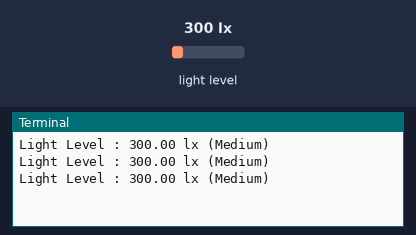
A program run on a simulated Raspberry Pi (BCM pin numbers). Parts: the last lines printed to the terminal. The test bench sets the inputs (shaded band); at power-on: light level 300 lx.

Above: at 1.2 s.
1.3 s: light level set to 40 lx
At 1.9 s:
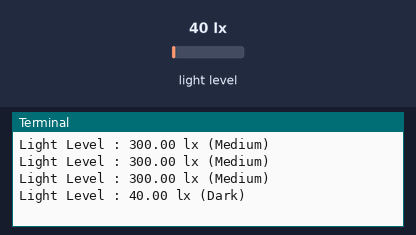
3.0 s: light level set to 1000 lx
At 3.4 s:
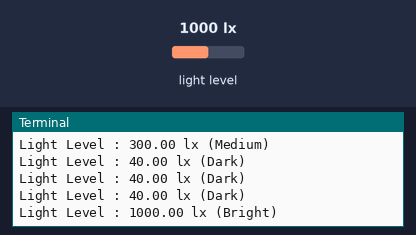
4.5 s: light level set to 1500 lx
At 4.9 s:
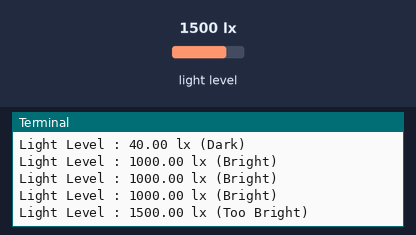

Measured:
- after the input at 1.3 s, the terminal: prints a new line after 0.21 s (image 1)
- after the input at 3.0 s, the terminal: prints a new line at once (image 2)
- after the input at 4.5 s, the terminal: prints a new line at once (image 3)

The program:

I2C.py
```python
import smbus  # Import the SMBus library for I2C communication
import time   # Import the time module for timing and sleep functions

# Constants obtained from the sensor datasheet
DEVICE = 0x23  # Default I2C device address for the light sensor

POWER_DOWN = 0x00  # Device powered down
POWER_ON = 0x01    # Device powered on
RESET = 0x07        # Reset data register value

# Measurement modes constants
# Measurement at 1 lux resolution (typically 120ms)
ONE_TIME_HIGH_RES_MODE_1 = 0x20

# Initialize the I2C bus (change the bus number to 0 for Raspberry Pi Revision 1)
bus = smbus.SMBus(1)


def convertToNumber(data):
    """
    Convert a pair of data bytes into a decimal number.

    Args:
        data (list): A list containing two bytes representing sensor data.

    Returns:
        float: The decimal number converted from the data.
    """
    result = (data[1] + (256 * data[0])) / 1.2  # Conversion formula
    return result


def categorizeLightLevel(light_level):
    """
    Categorize light levels into descriptive categories.

    Args:
        light_level (float): The light level in lux.

    Returns:
        str: A descriptive category for the light level.
    """
    if light_level > 1000:
        return "Too Bright"
    elif light_level > 500:
        return "Bright"
    elif light_level > 100:
        return "Medium"
    elif light_level > 10:
        return "Dark"
    else:
        return "Too Dark"


def readLight(addr=DEVICE):
    """
    Read light data from the I2C interface.

    Args:
        addr (int): The I2C device address (default is 0x23).

    Returns:
        float: The light level in lux.
    """
    data = bus.read_i2c_block_data(
        addr, ONE_TIME_HIGH_RES_MODE_1)  # Read data from the sensor
    light_level = convertToNumber(data)  # Convert sensor data to lux
    return light_level


def main():
    """
    Main function for continuous reading and displaying light levels.
    """
    while True:
        light_level = readLight()  # Read light level from the sensor
        category = categorizeLightLevel(
            light_level)  # Categorize the light level
        print("Light Level : " + format(light_level, '.2f') +
              " lx (" + category + ")")  # Display the light level
        time.sleep(0.5)  # Pause for 0.5 seconds


if __name__ == "__main__":
    main()  # Execute the main function if this script is run directly
```
